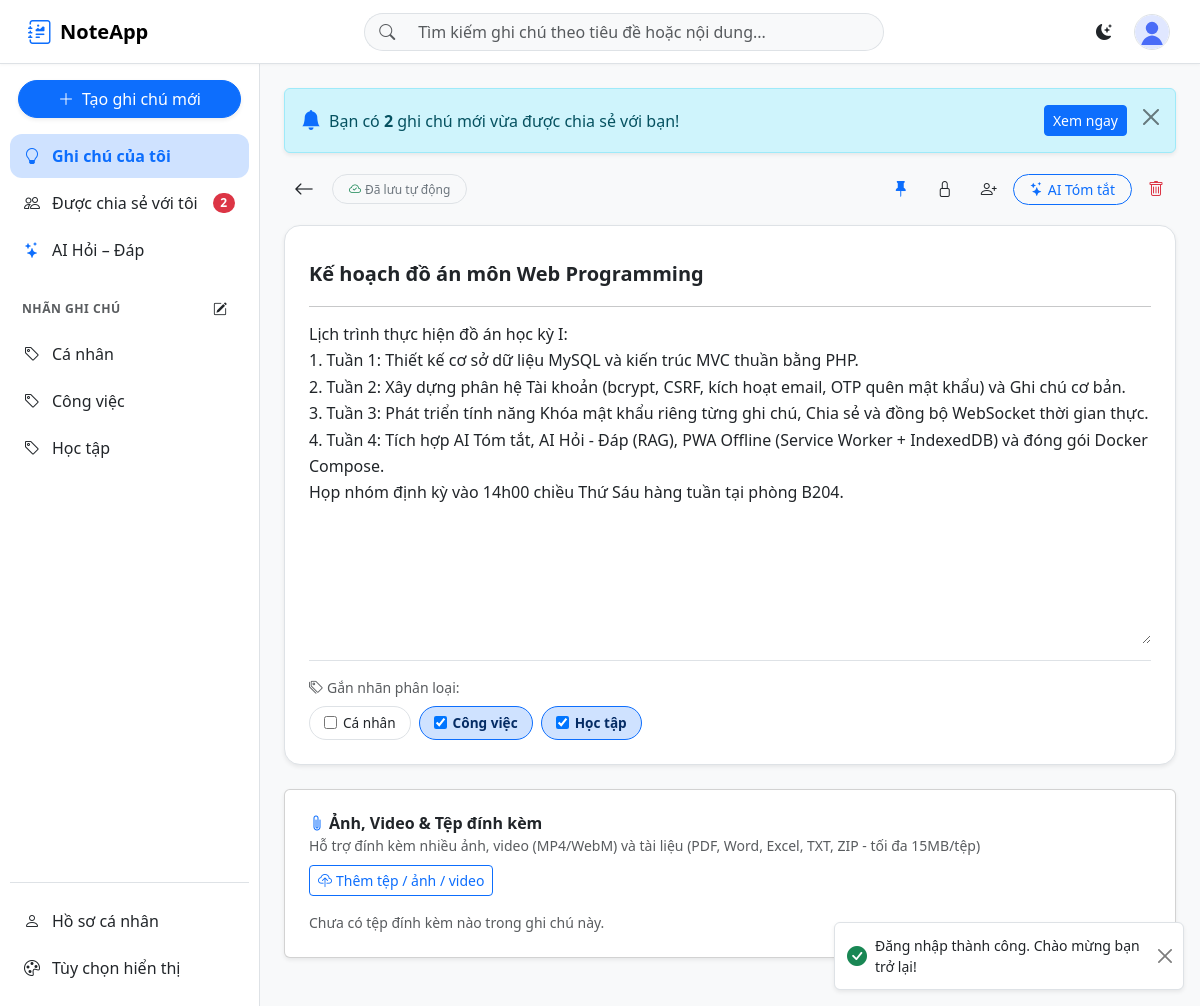
/notes/edit/2 (signed in), run on the app's committed database.
### tables this page shows
CREATE TABLE IF NOT EXISTS labels (
    id INT UNSIGNED AUTO_INCREMENT PRIMARY KEY,
    user_id INT UNSIGNED NOT NULL,
    name VARCHAR(50) NOT NULL,
    created_at DATETIME NOT NULL DEFAULT CURRENT_TIMESTAMP,
    CONSTRAINT fk_labels_user FOREIGN KEY (user_id) REFERENCES users(id) ON DELETE CASCADE,
    UNIQUE KEY uq_labels_user_name (user_id, name)
);

CREATE TABLE IF NOT EXISTS notes (
    id INT UNSIGNED AUTO_INCREMENT PRIMARY KEY,
    user_id INT UNSIGNED NOT NULL COMMENT 'Chủ sở hữu ghi chú',
    title VARCHAR(255) NOT NULL,
    content MEDIUMTEXT NOT NULL,
    ai_summary TEXT DEFAULT NULL COMMENT 'Bản tóm tắt AI gần nhất (có thể tạo lại)',
    is_pinned TINYINT(1) NOT NULL DEFAULT 0,
    pinned_at DATETIME DEFAULT NULL COMMENT 'Thời điểm ghim, dùng để sắp xếp nhiều ghi chú ghim',
     
    is_locked TINYINT(1) NOT NULL DEFAULT 0,
    lock_password_hash VARCHAR(255) DEFAULT NULL,
    is_deleted TINYINT(1) NOT NULL DEFAULT 0 COMMENT 'Xóa mềm',
    created_at DATETIME NOT NULL DEFAULT CURRENT_TIMESTAMP,
    updated_at DATETIME NOT NULL DEFAULT CURRENT_TIMESTAMP ON UPDATE CURRENT_TIMESTAMP,
    CONSTRAINT fk_notes_user FOREIGN KEY (user_id) REFERENCES users(id) ON DELETE CASCADE,
    INDEX idx_notes_user_updated (user_id, updated_at),
    FULLTEXT INDEX ft_notes_title_content (title, content)
);

### app/views/notes/edit.php (the view, shortened to what the rows shown need)
<?php
$note = $note ?? ['id' => null, 'title' => '', 'content' => '', 'ai_summary' => null, 'is_pinned' => 0, 'is_locked' => 0];
$noteId = (int) ($note['id'] ?? 0);
$isOwner = $isOwner ?? true;
$canEdit = $canEdit ?? true;
$noteLabels = $noteLabels ?? [];
$attachments = $attachments ?? [];
$labels = $labels ?? [];
$isLocked = (int) ($note['is_locked'] ?? 0) === 1;
?>
<div class="note-editor-surface card shadow-sm border mb-4">
    <div class="card-body p-3 p-md-4">
        <form id="noteForm" data-note-id="<?= $noteId ?>" data-can-edit="<?= $canEdit ? '1' : '0' ?>" data-is-locked="<?= $isLocked ? '1' : '0' ?>">
            <div class="mb-2">
                <input type="text"
                       class="form-control form-control-lg border-0 px-0 fw-bold bg-transparent"
                       id="noteTitle"
                       name="title"
                       placeholder="Tiêu đề ghi chú..."
                       value="<?= e($note['title']) ?>"
                       maxlength="255"
                       autocomplete="off"
                       <?= $canEdit ? '' : 'readonly' ?>>
            </div>
            <div class="mb-3">
                <textarea class="form-control border-0 px-0 bg-transparent note-textarea"
                          id="noteContent"
                          name="content"
                          rows="12"
                          placeholder="Nhập nội dung ghi chú của bạn tại đây (tự động lưu ngay khi gõ)..."
                          <?= $canEdit ? '' : 'readonly' ?>><?= e($note['content']) ?></textarea>
            </div>
            <?php if ($isOwner && !empty($labels)): ?>
                <div class="pt-3 border-top">
                    <div class="d-flex flex-wrap gap-2">
                        <?php foreach ($labels as $lbl): ?>
                            <label class="label-chip">
                                <input type="checkbox" name="labels[]" value="<?= (int) $lbl['id'] ?>"
                                       <?= in_array((int) $lbl['id'], $noteLabels, true) ? 'checked' : '' ?>>
                                <span><?= e($lbl['name']) ?></span>
                            </label>
                        <?php endforeach; ?>
                    </div>
                </div>
            <?php endif; ?>
        </form>
    </div>
</div>
<section class="card shadow-sm mb-4 <?= ($noteId > 0 || !empty($attachments)) ? '' : 'd-none' ?>" id="attachmentSection" aria-label="Tệp đính kèm">
    <div class="card-body p-3 p-md-4">
        <div class="d-flex align-items-center justify-content-between flex-wrap gap-2 mb-3">
            <div>
                <h2 class="h6 fw-bold mb-0"><i class="bi bi-paperclip me-1 text-primary"></i>Ảnh, Video &amp; Tệp đính kèm</h2>
            </div>
        </div>
    </div>
</section>

### app/views/layouts/partials/sidebar.php (shortened to what the rows shown need)
<?php
$labels = $labels ?? [];
$activeLabelId = $activeLabelId ?? null;
?>
<aside class="app-sidebar border-end" id="appSidebar" aria-label="Menu điều hướng chính">
    <div class="sidebar-section">
        <nav class="sidebar-nav" id="labelList" aria-label="Lọc theo nhãn">
            <?php foreach ($labels as $label): ?>
                <a href="/notes/label/<?= (int) $label['id'] ?>"
                   class="sidebar-link <?= $activeLabelId === (int) $label['id'] ? 'active' : '' ?>">
                    <i class="bi bi-tag"></i>
                    <span class="text-truncate"><?= e($label['name']) ?></span>
                </a>
            <?php endforeach; ?>
        </nav>
    </div>
</aside>

### data on the page
labels: name "Cá nhân"
labels: name "Công việc", id "☑"
labels: name "Học tập", id "☑"
notes: title "Kế hoạch đồ án môn Web Programming", content "Lịch trình thực hiện đồ án học kỳ I: 1. Tuần 1: Thiết kế cơ sở dữ liệu MySQL và kiến trúc MVC thuần bằng PHP. 2. Tuần 2: Xây dựng phân hệ Tài khoản (bcrypt, CSRF, kích hoạt email, OTP quên mật khẩu) và Ghi chú cơ bản. 3. Tuần 3: Phát triển tính năng Khóa mật khẩu riêng từng ghi chú, Chia sẻ và đồng bộ WebSocket thời gian thực. 4. Tuần 4: Tích hợp AI Tóm tắt, AI Hỏi - Đáp (RAG), PWA Offline (Service Worker + IndexedDB) và đóng gói Docker Compose. Họp nhóm định kỳ vào 14h00 chiều Thứ Sáu hàng tuần tại phòng B204."

### other printed values
$unseenShareCount "2"
